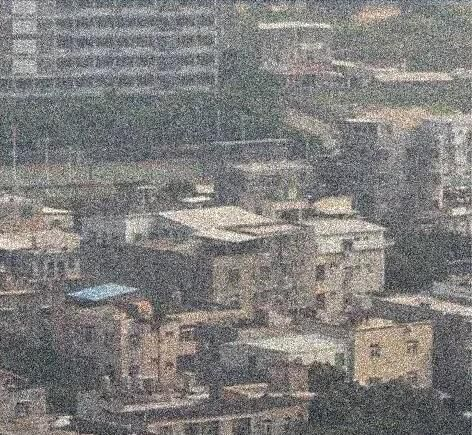
#> input picture work01.jpg, 472 x 435 px
$ python testwork01.py   (older library calls are emulated)
#> lines starting #> are read from the running program, lines starting #| are printed output that depends on the picture; long printed decimals are rounded
import math

import cv2
import numpy as np
import matplotlib.pyplot as plt

plt.rcParams['font.sans-serif'] = ['FangSong']  # 设置字体以便正确显示汉字
plt.rcParams['axes.unicode_minus'] = False  # 正确显示连字符


MEDTH_ID=5


# 计算图片清晰度
def getImageVar(img):
    img2gray = cv2.cvtColor(img, cv2.COLOR_BGR2GRAY)  # 转化成灰度图
    # 对图片用 3x3 拉普拉斯算子做卷积得到边缘  计算出方差，并最后返回。
    # 函数求完导数后会有负值，还有会大于255的值。而原图像是uint8，即8位无符号数，所以建立的图像位数不够，会有截断。因此要使用64位有符号的数据类型，即 cv2.CV_64F。
    # 再用var函数求方差
    imageVar = cv2.Laplacian(img2gray, cv2.CV_64F).var()
    return imageVar


# 转接器
def handle(idx, img):
    if idx == 1: return handle_specific(img, linear) # 线性变化
    if idx == 2: return handle_specific(img, linear_up) # 分段线性变化
    if idx == 3: return handle_specific(img, Logarithmic) # 对数变换
    if idx == 4: return handle_specific(img, power) # 幂指变换
    if idx == 5: return handle_specific(img, cv2.equalizeHist)  # 直方图均衡化
    if idx == 6: return handle_specific(img, auto_equalizeHist)  # 自适应直方图均衡化
    if idx == 7: return handle_specific(img, laplacian)  # laplacian算子图像锐化
    if idx == 8: return handle_specific(img, non_sharpening)  # 非锐化掩蔽


# 处理函数
def handle_specific(img, func):
    img_list = [func(i) for i in cv2.split(img)]
    result = cv2.merge((img_list[0], img_list[1], img_list[2]))
    return result


# 线性变化
# [66 lines left out: functions linear, linear_up, Logarithmic, power, auto_equalizeHist, laplacian and 1 more, not called in this run]

img = cv2.imread(filename='work01.jpg', flags=1)
#> img is the input picture: shape (435, 472, 3); mean B, G, R 124.5, 126.1, 127.5
result = handle(MEDTH_ID, img)
#> in handle_specific, `img_list = [func(i) for i in cv2.split(img)]`: img_list = 3 items
#> in handle_specific, `result = cv2.merge((img_list[0], img_list[1], img_list[2]))`:
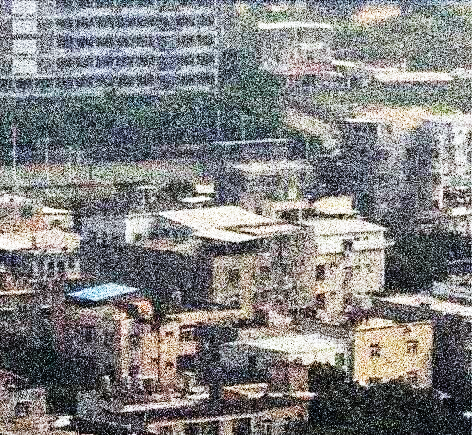
#> result: shape (435, 472, 3); mean of channels 0, 1, 2 128.5, 128.5, 128.5; drawn as B, G, R

print('原图的清晰度：', getImageVar(img))
#> in getImageVar, `imageVar = cv2.Laplacian(img2gray, cv2.CV_64F).var()`: imageVar = 11809.7
#| 原图的清晰度： 11809.677
print('处理之后的清晰度', getImageVar(result))
#> in getImageVar (call 2), `img2gray = cv2.cvtColor(img, cv2.COLOR_BGR2GRAY)`:
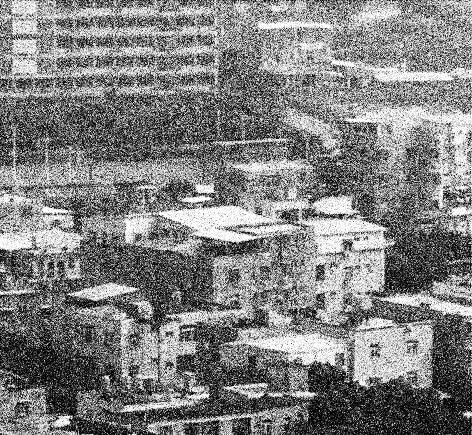
#> img2gray: shape (435, 472); min 0, max 255, mean 128.5
#> in getImageVar (call 2), `imageVar = cv2.Laplacian(img2gray, cv2.CV_64F).var()`: imageVar = 48462.2
#| 处理之后的清晰度 48462.221

fig, axes = plt.subplots(nrows=1, ncols=2, figsize=(10, 8), dpi=100)
axes[0].imshow(img)
axes[0].set_title("原图")

axes[1].imshow(result)
axes[1].set_title("处理之后的图片")
plt.show()
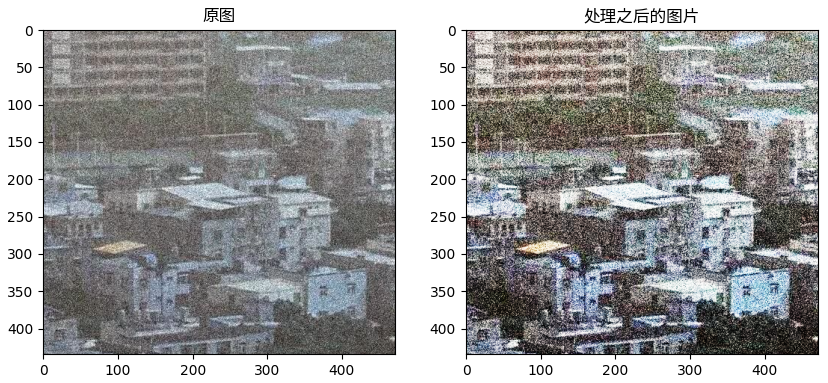
#> figure drawn by matplotlib, 2 panels; B, G, R data is drawn as R, G, B

$ run again, with work4.jpg copied over work01.jpg
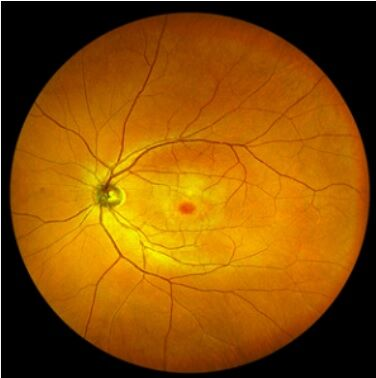
#> input picture work4.jpg, 376 x 378 px
#> img is the input picture: shape (378, 376, 3); mean B, G, R 4, 79.6, 136.7
#> img_list = 3 items
#> imageVar = 1721.6
#| 原图的清晰度： 1721.624
#> in getImageVar (call 2), `img2gray = cv2.cvtColor(img, cv2.COLOR_BGR2GRAY)`:
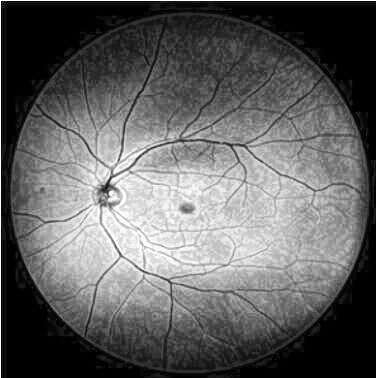
#> img2gray: shape (378, 376); min 0, max 255, mean 97.1
#> imageVar = 2466.7
#| 处理之后的清晰度 2466.730
#> `plt.show()`:
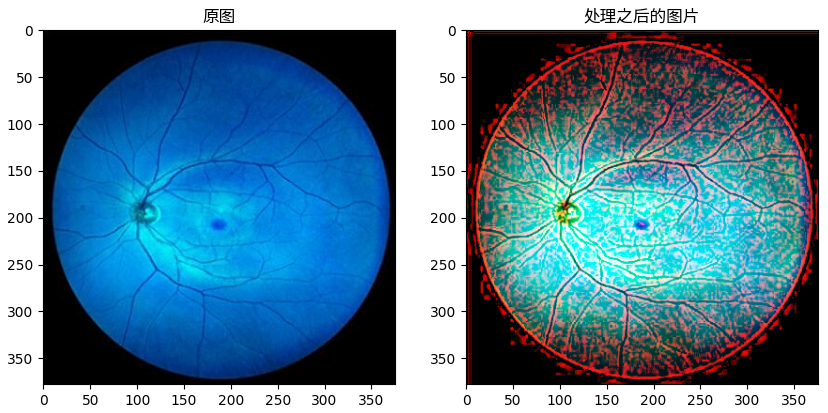
#> figure drawn by matplotlib, 2 panels; B, G, R data is drawn as R, G, B
